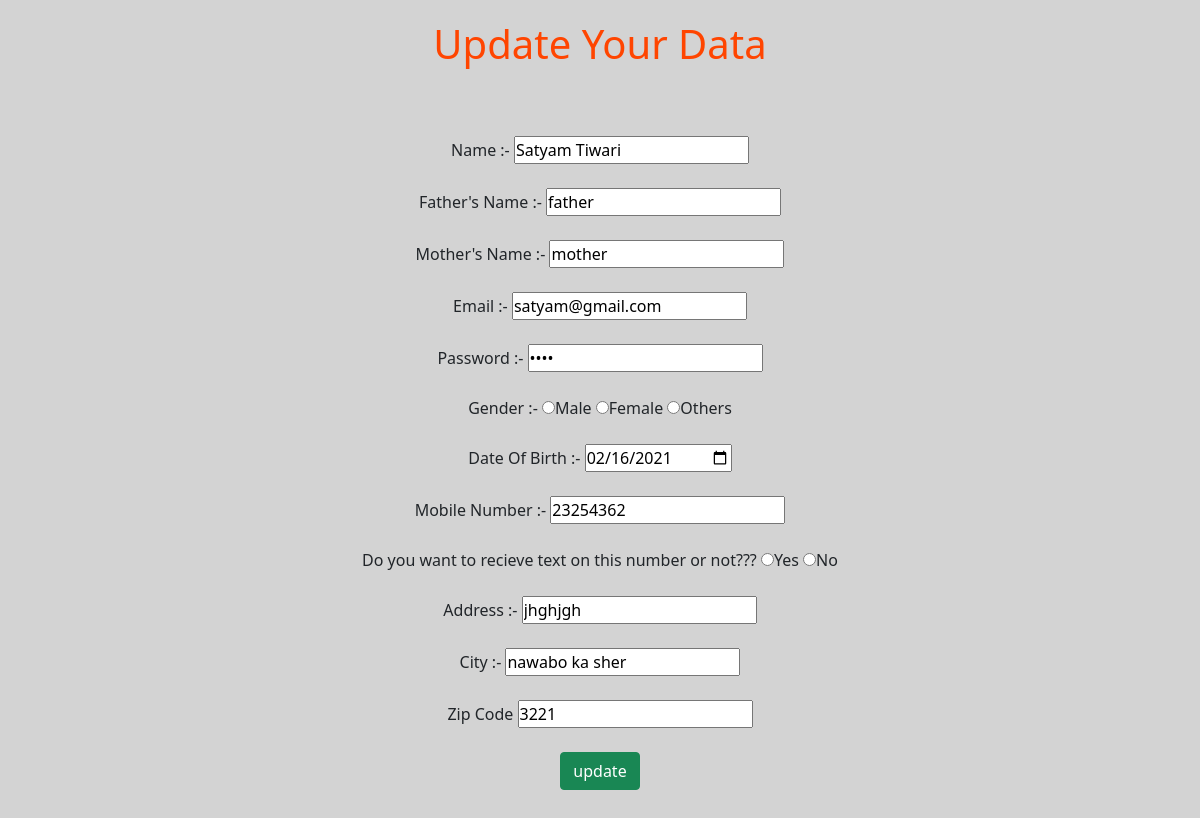
Page /update.php?id=1 on the committed database.
### tables this page shows
CREATE TABLE `User` (
  `id` int(10) NOT NULL,
  `name` varchar(50) NOT NULL,
  `fname` varchar(50) NOT NULL,
  `mname` varchar(50) NOT NULL,
  `email` varchar(50) NOT NULL,
  `pass` varchar(50) DEFAULT NULL,
  `gender` varchar(10) NOT NULL,
  `dob` date NOT NULL,
  `mobile` bigint(11) NOT NULL,
  `msg` varchar(10) NOT NULL,
  `address` varchar(100) NOT NULL,
  `city` varchar(50) NOT NULL,
  `zip` int(10) NOT NULL,
  `img` varchar(50) DEFAULT NULL
);

### update.php (the view, shortened to what this page needs)
<?php
    require_once 'connection.php';
    $id = $_GET['id'];
?>
<!doctype html>
<html lang="en">
  <head>
    <link href="https://cdn.jsdelivr.net/npm/bootstrap@5.0.0-beta1/dist/css/bootstrap.min.css" rel="stylesheet">
<link rel="stylesheet" href="style.css">
  </head>
  <body>
  <div class="container-fluid">
  <h1>Update Your Data</h1>
  <?php
$sql = "SELECT * from User where `id` ='$id' ";
$result = $connect->query($sql);
if ($result->num_rows > 0) {
    while($row = $result->fetch_assoc()) {
  ?>
  <form action="" method="post">
    <label for="">Name :- </label>
    <input type="text" name="name" id="" placeholder="Enter Your Name" value="<?php echo $row["name"];?>" required>
    <br><br>
    <label for="">Father's Name :- </label>
    <input type="text" name="fname" placeholder="Enter Your Father's Name" value="<?php echo $row["fname"];?>" required>
    <br><br>
    <label for="">Mother's Name :- </label>
    <input type="text" name="mname" placeholder="Enter Your Mother Name" value="<?php echo $row["mname"];?>" required>
    <br><br>
    <label for="">Email :- </label>
    <input type="text" name="email" value="<?php echo $row["email"];?>">
    <br><br>
    <label for="">Password :- </label>
    <input type="password" name="pass" placeholder="Enter Your Password" value="<?php echo $row["pass"]; ?>">
    <br><br>
    <label for="">Gender :- </label>
    <input type="radio" name="gender" value="male">Male</input>
    <input type="radio" name="gender" value="female">Female</input>
    <input type="radio" name="gender" value="others">Others</input>
    <br><br>
    <label for="">Date Of Birth :- </label>
    <input type="date" name="dob" value="<?php echo $row["dob"];?>">
    <br><br>
    <label for="">Mobile Number :- </label>
    <input type="number" name="mobile" value="<?php echo $row["mobile"];?>">
    <br><br>
    <label for="">Do you want to recieve text on this number or not???</label>
    <input type="radio" name="yesORno" value="yes">Yes</input>
    <input type="radio" name="yesORno" value="no">No</input>
    <br><br>
    <label for="">Address :- </label>
    <input type="text" name="address" placeholder="Enter Your Address" value="<?php echo $row["address"];?>">
    <br><br>
    <label for="">City :- </label>
    <input type="text" name="city" placeholder="Enter your city" value="<?php echo $row["city"];?>">
    <br><br>
    <label for="">Zip Code</label>
    <input type="number" name="zipCode" placeholder="Enter Your Zip Code" value="<?php echo $row["zip"];?>">
    <br><br>
    <input type="submit" value="update" name="submit" class="btn btn-success">
  </form>
  <?php
    }
}
?>
  </div>
  </body>
</html>

### style.css (style rules this page uses)
* { margin: 0%; padding: 0%; }
body { background-color: lightgray; }
form { text-align: center; padding: 60px; }
h1 { text-align: center; color: orangered; margin-top: 20px; }

### rows in the picture
user: name "Satyam Tiwari", fname "father", mname "mother", email "satyam@gmail.com", dob "02/16/2021", mobile "23254362", address "jhghjgh", city "nawabo ka sher", zipCode "3221"
